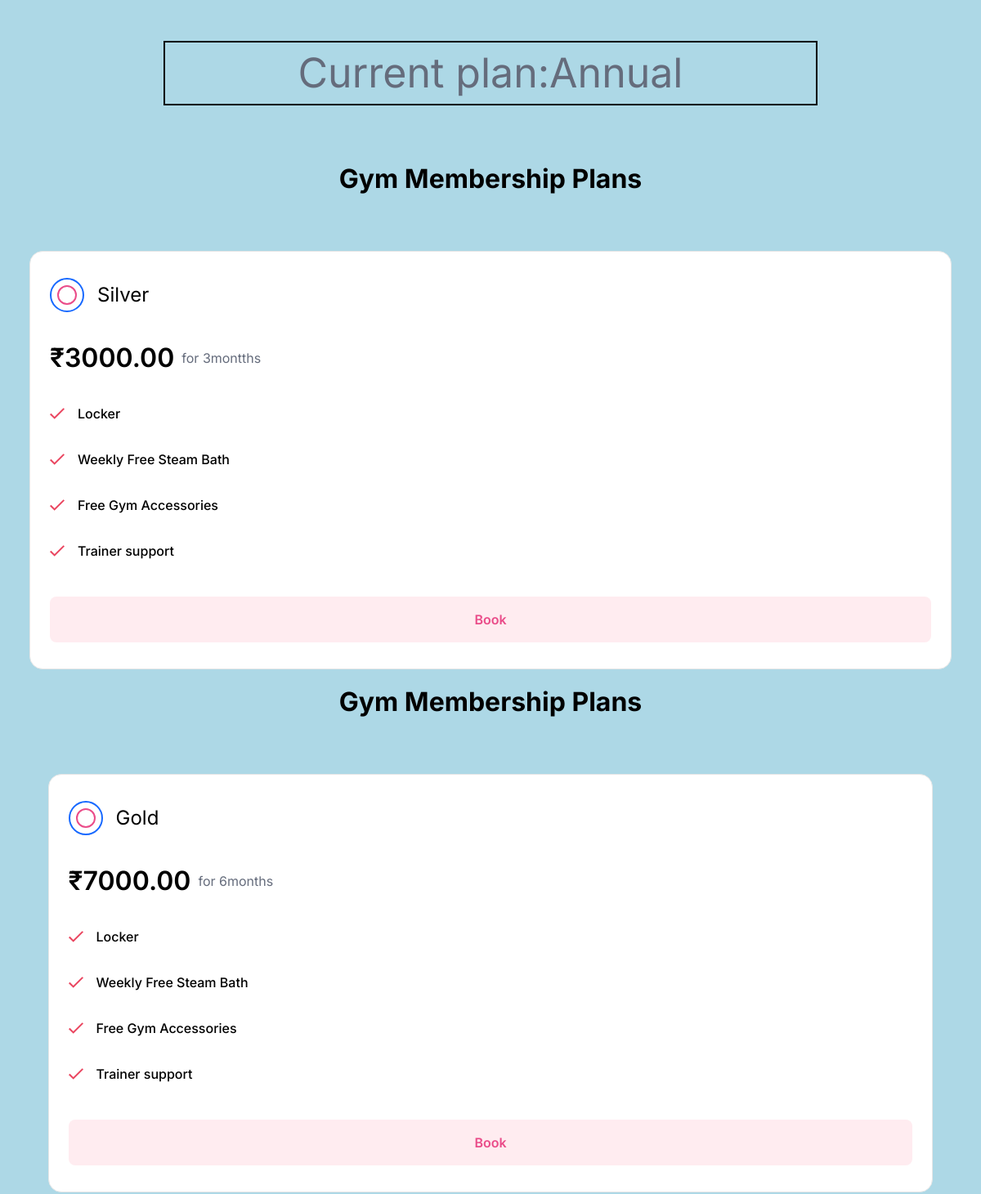
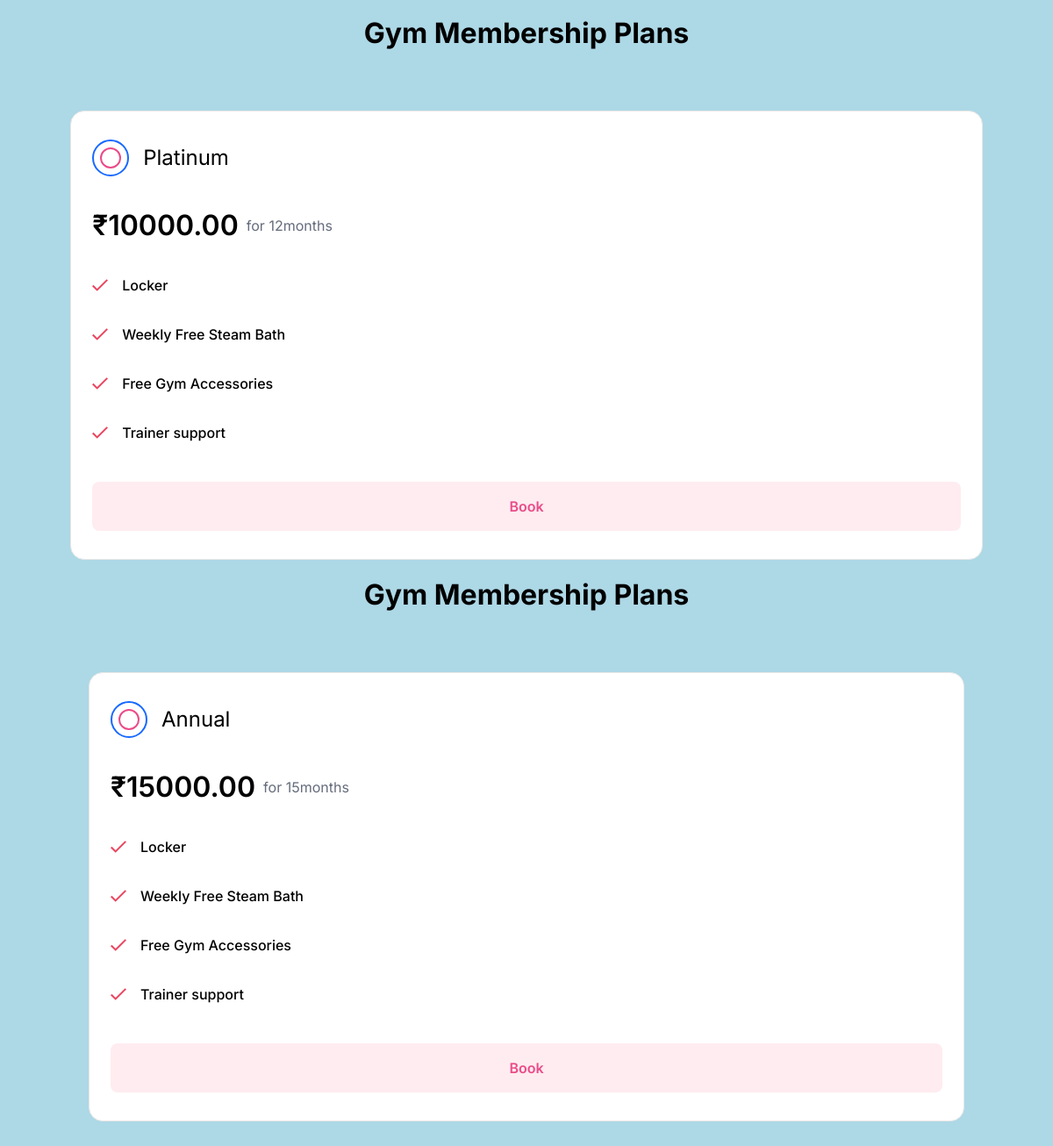
The page /gym/package.php (signed in) on the database its author committed (2 pictures, top to bottom).
### tables this page shows
CREATE TABLE `users` (
  `id` int(11) NOT NULL,
  `username` varchar(50) NOT NULL,
  `gender` varchar(100) NOT NULL,
  `phno` int(100) NOT NULL,
  `email` varchar(50) NOT NULL,
  `subscription` varchar(100) NOT NULL,
  `price` int(100) NOT NULL,
  `password` varchar(50) NOT NULL,
  `create_datetime` datetime NOT NULL,
  `status` int(4) DEFAULT 0 COMMENT '1 paid = 0 Notpaid'
);

CREATE TABLE `packages` (
  `id` int(11) NOT NULL,
  `package` varchar(255) NOT NULL,
  `price` decimal(10,2) NOT NULL,
  `duration` varchar(100) NOT NULL
);

### gym/package.php (the view, shortened to what this page needs)
<?php
require_once "db.php";
    $username = $_SESSION['username'];
$user_plan_sql = "SELECT subscription FROM users WHERE username = '$username'";
$user_plan_result = mysqli_query($con, $user_plan_sql);
$current_plan = "";
if ($user_plan_row = mysqli_fetch_assoc($user_plan_result)) {
    $current_plan = $user_plan_row['subscription'];
}
?>
<!DOCTYPE html>
    <head>
</head>
<body>
    <div class="package">
    <p style="text-align:center;font-size:50px;border:2px solid black;margin-left:200px;margin-right:200px;">Current plan:<?php echo $current_plan;?></p>
    <?php
    require_once "db.php";
    $sql = "SELECT * FROM packages";
    $result = mysqli_query($con, $sql);
    if (mysqli_num_rows($result) > 0) {
        while($row = mysqli_fetch_assoc($result)){
        ?>
    <section class="plans__container">
  <div class="plans">
      <h1 class="plansHero__title" style="text-align:center">Gym Membership Plans</h1><br><br>
    <div class="planItem__container">
      <div class="planItem planItem--free">
        <div class="card">
          <div class="card__header">
            <div class="card__icon symbol symbol--rounded"></div>
            <h2><?php echo $row['package']; ?></h2>
          </div>
        </div>
        <div class="price">₹<?php echo $row['price']; ?><span>for <?php echo $row['duration']; ?><span></div>
        <ul class="featureList">
          <li>Locker</li>
          <li>Weekly Free Steam Bath</li>
          <li >Free Gym Accessories</li>
          <li>Trainer support</li>
        </ul>
        <form method="post" action="package_in.php">
        <button type="submit" name="plan" value="<?php echo $row['package']; ?>" class="button" id="alertButton">Book</button>
        </form>
      </div>
    </div>
    <?php
        }
    }
    ?>
  </div>
</section>
</body>
</html>

### gym/package.php (style rules this page uses)
* { box-sizing: border-box; }
body { margin: 0; background-color:#ADD8E6; }
.plans { width: 96%; max-width: 1128px; margin: 0 auto; }
.plans__container { padding: 1rem 0 2rem; }
.plansHero__title { font-weight: 700; font-size: 2rem; margin: 0 0 1rem 0; color: #000; }
.planItem { --border: 1px solid #e6e6e6; --bgColor: #fff; --boxShadow: none; background-color: var(--bgColor); border: var(--border); border-radius: 1rem; box-shadow: var(--boxShadow); padding: 2rem 1.5rem; display: inline-flex; flex-direction: column; }
.planItem__container { --direction: column; display: grid; grid-auto-flow: var(--direction); grid-auto-columns: 1fr; gap: 1.5rem; }
.planItem .price { --priceMargin: 2rem 0; }
.planItem .button { margin-top: auto; }
.button { --bgColor: var(--pinkLight); --color: var(--pink); --shadowColor: rgb(234 76 137 / 30%); --outline: var(--pink); border-radius: 0.5rem; display: block; width: 100%; padding: 1rem 1.5rem; border: 0; line-height: inherit; font-family: inherit; font-size: 1rem; font-weight: 600; background-color: var(--bgColor); color: var(--color); cursor: pointer; transition: all 0.1s ease-in-out; -webkit-user-select: none; -moz-user-select: none; -ms-user-select: none; user-select: none; }
.card { --titleColor: #000; --descColor: var(--baseColor); }
.card__header { display: flex; gap: 1rem; align-items: center; }
.card__icon { width: 2.625rem; height: 2.625rem; }
.card h2 { color: var(--titleColor); font-size: 1.5rem; line-height: 1.2; font-weight: 400; margin: 0; flex-grow: 1; }
.price { --color: #000; --priceMargin: 0; display: flex; color: var(--color); align-items: center; gap: 0.5625rem; font-weight: 600; font-size: 2rem; margin: var(--priceMargin); }
.price span { font-size: 1rem; font-weight: 400; color: var(--baseColor); }
.featureList { --color: #000; --icon: var(--redTick); --height: 0.875rem; margin: 0 0 2.75rem; padding: 0; font-weight: 500; }
.featureList li { color: var(--color); margin-bottom: 2rem; display: flex; align-items: center; gap: 1rem; }
.featureList li:before { content: ""; background-image: var(--icon); background-size: cover; display: block; width: 1.125rem; height: var(--height); }
.featureList li:last-child { margin-bottom: 0; }
.symbol { --big: 2.625rem; --small: 1.5rem; --radius: 0.25rem; border: 2px solid var(--blue); width: var(--big); height: var(--big); border-radius: var(--radius); position: relative; }
.symbol--rounded { --radius: 2rem; }
.symbol:after { content: ""; box-sizing: border-box; display: block; position: absolute; border: 2px solid var(--pink); width: var(--small); height: var(--small); border-radius: var(--radius); top: 50%; left: 50%; transform: translate(-50%, -50%); }

### rows shown on the page
users: subscription "Annual"
packages: package "Silver", price "3000.00", duration "3montths"
packages: package "Gold", price "7000.00", duration "6months"
packages: package "Platinum", price "10000.00", duration "12months"
packages: package "Annual", price "15000.00", duration "15months"
